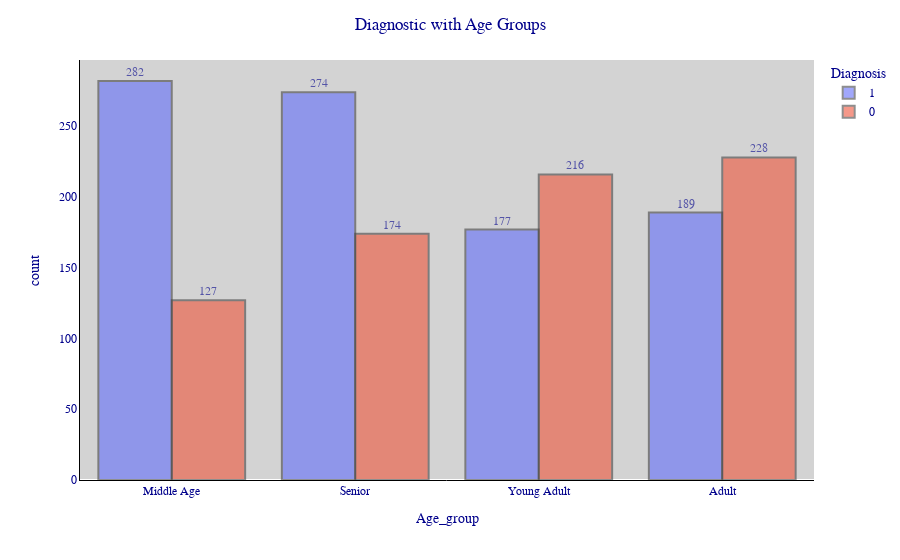

Notebook code cell kept with this figure:
### Markdown cell above
<a id="Import"></a>
# <p style="background-color: #000000; font-family:calibri; color: #7FFF00; font-size:140%; text-align:center; border : 4px dashed #7FFF00 ;border-radius:90px 90px 90px 90px;"> Histofgram of Age group Diagnosis 📊

This histogram represents the no of people have liver disease in their respective age groups.
- Middle age and Senior level citizens are more prone to disease rather than other.

### Code cell
heading("histogram of age groups vs liver disease diagnosis")
fig = px.histogram(liver, x='Age_group', color='Diagnosis', barmode='group', text_auto=True)
fig.update_layout(title = 'Diagnostic with Age Groups', title_x=0.5, legend_title_font_color='darkblue', font_color='darkblue', font_family='Arial Black', height=700, plot_bgcolor='lightgrey')
fig.update_xaxes(tickfont_family="Arial Black", linecolor='black', showgrid=False)
fig.update_yaxes(tickfont_family="Arial Black", linecolor='black', showgrid=False)
fig.update_traces(textposition='outside', marker_line_width=2, opacity=0.6)
fig.show()

### Figure 1 — Plotly figure (JSON) as saved in the notebook; plotly's stock layout.template omitted (floating-point values rounded to 4 significant figures; data arrays with more than 128 entries replaced by an {"elided": "..."} marker saying what was removed)
{"data": [{"alignmentgroup": "True", "bingroup": "x", "hovertemplate": "Diagnosis=1<br>Age_group=%{x}<br>count=%{y}<extra></extra>", "legendgroup": "1", "marker": {"color": "#636efa", "line": {"width": 2}, "pattern": {"shape": ""}}, "name": "1", "offsetgroup": "1", "opacity": 0.6, "orientation": "v", "showlegend": true, "textposition": "outside", "texttemplate": "%{value}", "type": "histogram", "x": {"elided": "936 str values"}, "xaxis": "x", "yaxis": "y"}, {"alignmentgroup": "True", "bingroup": "x", "hovertemplate": "Diagnosis=0<br>Age_group=%{x}<br>count=%{y}<extra></extra>", "legendgroup": "0", "marker": {"color": "#EF553B", "line": {"width": 2}, "pattern": {"shape": ""}}, "name": "0", "offsetgroup": "0", "opacity": 0.6, "orientation": "v", "showlegend": true, "textposition": "outside", "texttemplate": "%{value}", "type": "histogram", "x": {"elided": "764 str values"}, "xaxis": "x", "yaxis": "y"}], "layout": {"autosize": true, "barmode": "group", "font": {"color": "darkblue", "family": "Arial Black"}, "legend": {"title": {"font": {"color": "darkblue"}, "text": "Diagnosis"}, "tracegroupgap": 0}, "margin": {"t": 60}, "plot_bgcolor": "lightgrey", "title": {"text": "Diagnostic with Age Groups", "x": 0.5}, "xaxis": {"anchor": "y", "autorange": true, "domain": [0, 1], "linecolor": "black", "range": [-0.5, 3.5], "showgrid": false, "tickfont": {"family": "Arial Black"}, "title": {"text": "Age_group"}, "type": "category"}, "yaxis": {"anchor": "x", "autorange": true, "domain": [0, 1], "linecolor": "black", "range": [0, 296.8], "showgrid": false, "tickfont": {"family": "Arial Black"}, "title": {"text": "count"}}}}
